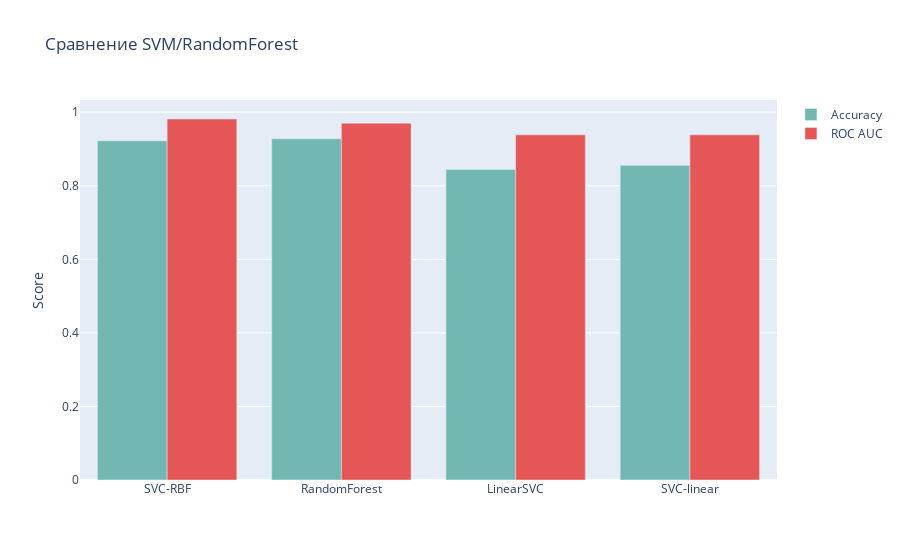

Notebook source saved alongside this figure:
### Code cell
"""
Визуализация сравнения SVM/RandomForest

Notes
-----
- Строим столбчатую диаграмму для Accuracy и ROC AUC.
- Одна визуализация в ячейке.
"""
svm_df = pd.DataFrame(svm_results, columns=["model", "accuracy", "roc_auc"]).sort_values("roc_auc", ascending=False)
fig = go.Figure(data=[
    go.Bar(name="Accuracy", x=svm_df["model"], y=svm_df["accuracy"], marker_color="#72B7B2"),
    go.Bar(name="ROC AUC", x=svm_df["model"], y=svm_df["roc_auc"], marker_color="#E45756"),
])
fig.update_layout(barmode="group", title="Сравнение SVM/RandomForest", yaxis_title="Score")
fig.show()

### Figure 1 — Plotly figure (JSON) as saved in the notebook; plotly's stock layout.template omitted (floating-point values rounded to 4 significant figures)
{"data": [{"marker": {"color": "#72B7B2"}, "name": "Accuracy", "type": "bar", "x": ["SVC-RBF", "RandomForest", "LinearSVC", "SVC-linear"], "y": [0.9222, 0.9278, 0.8444, 0.8556]}, {"marker": {"color": "#E45756"}, "name": "ROC AUC", "type": "bar", "x": ["SVC-RBF", "RandomForest", "LinearSVC", "SVC-linear"], "y": [0.9816, 0.9702, 0.9385, 0.9385]}], "layout": {"barmode": "group", "title": {"text": "Сравнение SVM/RandomForest"}, "yaxis": {"title": {"text": "Score"}}}}
